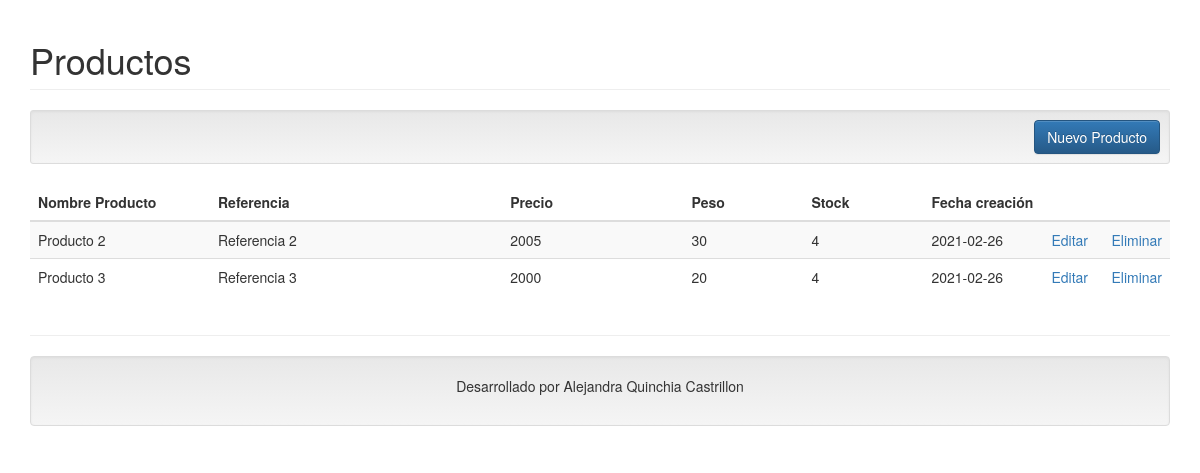
The page / on the database its author committed.
### tables this page shows
CREATE TABLE `tbl_productos` (
  `ID` int(11) NOT NULL,
  `nombre_producto` varchar(200) NOT NULL,
  `referencia` varchar(300) NOT NULL,
  `precio` int(11) NOT NULL,
  `peso` int(11) NOT NULL,
  `stock` int(11) NOT NULL,
  `categoria` varchar(100) NOT NULL,
  `fecha_creacion` date NOT NULL,
  `fecha_ultima_venta` datetime DEFAULT NULL
);

### controller/producto.controller.php (called while the page is built, shortened)
<?php
require_once 'model/producto.php';
class ProductoController{
    public function __CONSTRUCT(){
        $this->model = new Producto();
    }
    public function Index(){
        require_once 'view/header.php';
        require_once 'view/producto/producto.php';
        require_once 'view/footer.php';
    }
}

### model/database.php (called while the page is built)
<?php
class Database
{
    public static function StartUp()
    {
        $pdo = new PDO('mysql:host=localhost;dbname=inventario;charset=utf8', 'root', 'root');
        $pdo->setAttribute(PDO::ATTR_ERRMODE, PDO::ERRMODE_EXCEPTION);
        return $pdo;
    }
}

### model/producto.php (called while the page is built, shortened)
<?php
class Producto {
    private$pdo;
    public function __CONSTRUCT() {
        try {
            $this->pdo = Database::StartUp();
        } catch (Exception $e) {
            die($e->getMessage());
        }
    }
    public function Listar() {
        try {
            $stm = $this->pdo->prepare("SELECT * FROM tbl_productos");
            $stm->execute();
            return $stm->fetchAll(PDO::FETCH_OBJ);
        } catch (Exception $e) {
            die($e->getMessage());
        }
    }
}

### view/producto/producto.php (the view)
<h1 class="page-header">Productos</h1>
<div class="well well-sm text-right">
    <a class="btn btn-primary" href="?c=Producto&a=Crud">Nuevo Producto</a>
</div>
<table class="table table-striped">
    <thead>
        <tr>
            <th style="width:180px;">Nombre Producto</th>
            <th>Referencia</th>
            <th>Precio</th>
            <th style="width:120px;">Peso</th>
            <th style="width:120px;">Stock</th>
            <th style="width:120px;">Fecha creación</th>
            <th style="width:60px;"></th>
            <th style="width:60px;"></th>
        </tr>
    </thead>
    <tbody>
    <?php foreach($this->model->Listar() as $r): ?>
        <tr>
            <td><?php echo $r->nombre_producto; ?></td>
            <td><?php echo $r->referencia; ?></td>
            <td><?php echo $r->precio; ?></td>
            <td><?php echo $r->peso; ?></td>
            <td><?php echo $r->stock; ?></td>
            <td><?php echo $r->fecha_creacion; ?></td>
            <td>
                <a href="?c=Producto&a=Crud&id=<?php echo $r->ID; ?>">Editar</a>
            </td>
            <td>
                <a onclick="javascript:return confirm('¿Seguro de eliminar este registro?');" href="?c=Producto&a=Eliminar&id=<?php echo $r->ID; ?>">Eliminar</a>
            </td>
        </tr>
    <?php endforeach; ?>
    </tbody>
</table>

### index.php (shortened to what this page needs)
<?php
require_once 'model/database.php';
if(!isset($_REQUEST['c']))
{
    $controller = new $controller;
    $controller->Index();
}

### view/header.php (shortened to what this page needs)
<!DOCTYPE html>
<html lang="es">
	<head>
        <link rel="stylesheet" href="assets/css/bootstrap.min.css" />
        <link rel="stylesheet" href="assets/css/bootstrap-theme.min.css" />
        <link rel="stylesheet" href="assets/js/jquery-ui/jquery-ui.min.css" />
        <link rel="stylesheet" href="assets/css/style.css" />
	</head>
    <body>
    <div class="container">

### view/footer.php (shortened to what this page needs)
            <div class="row">
                <div class="col-xs-12">
                    <hr />
                    <footer class="text-center well">
                        <p>Desarrollado por Alejandra Quinchia Castrillon</p>
                    </footer>
                </div>
            </div>
        </div>
    </body>
</html>

### rows shown on the page
tbl_productos: nombre_producto "Producto 2", referencia "Referencia 2", precio "2005", peso "30", stock "4", fecha_creacion "2021-02-26"
tbl_productos: nombre_producto "Producto 3", referencia "Referencia 3", precio "2000", peso "20", stock "4", fecha_creacion "2021-02-26"
